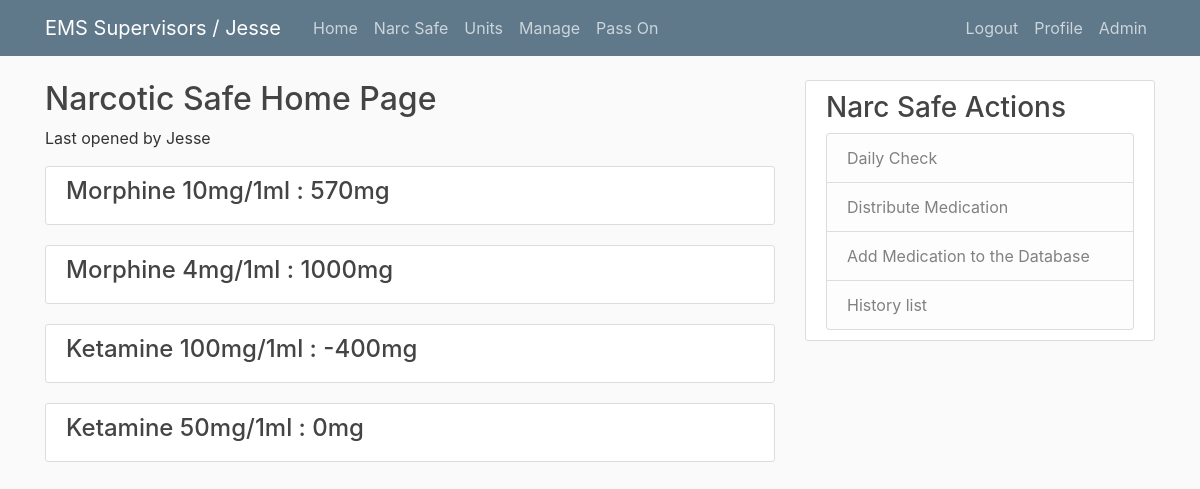
The app's page /safe/ (signed in) with its own data.
### safe/models.py (models this page shows, shortened)
class Safe(models.Model):
    user = models.ForeignKey(User, on_delete=models.PROTECT)
    date_created = models.DateTimeField(auto_now=True)
    drug_name = models.ForeignKey('components.Drug', related_name='drug_remove', on_delete=models.PROTECT, default=0, limit_choices_to={'is_active_safe': True}, blank=True, null=True)
    amount_removed = models.IntegerField(blank=True, null=True)
    amount_added = models.IntegerField(blank=True, null=True)
    amount_in_safe = models.IntegerField(blank=True, null=True)
    incident_number = models.CharField(max_length=20, default='', blank=True)
    patient_name = models.CharField(max_length=20, default='', blank=True)
    medic_unit = models.ForeignKey('components.MedicUnit', related_name='medic_unit', on_delete=models.PROTECT, blank=True, null=True)
    free_text = models.TextField(default='', blank =True)
    class Meta:
        permissions = (
            ('can_view', "View This"),
            ('can_add', 'Add to the Safe')
            )
    def calc_total(self):
        add = 0
        sub = 0
        total = 0
        drugs = {}
        for drug in Drug.objects.all():
            try:
                add_drug = self.objects.filter(drug_name__name=drug).aggregate(Sum('amount_added'))
                if add_drug['amount_added__sum'] == None:
                    add_drug['amount_added__sum'] = 0
                add+=add_drug['amount_added__sum']
                sub_drug = self.objects.filter(drug_name__name=drug).aggregate(Sum('amount_removed'))
                if sub_drug['amount_removed__sum'] == None:
                    sub_drug['amount_removed__sum'] = 0
                sub+=sub_drug['amount_removed__sum']
                total = add-sub
                drugs.update({drug:total})
                add=0
                sub=0
                total=0
            except:
                continue
        return drugs

### components/models.py (models this page shows, shortened)
class Drug(models.Model):
    name = models.CharField(max_length=40)
    image = models.ImageField(default='default_drug.png', upload_to='drug_pics')
    is_active_safe = models.BooleanField(default=True)
    is_active_unit = models.BooleanField(default=True)
    def __str__(self):
        return self.name

### safe/views.py (the view)
# urls.py: path('safe/', safe_home_view, name='safe_home_view'),
@login_required
@permission_required('safe.can_view')
def safe_home_view(request):
    drugs = Safe.calc_total(Safe)
    checked = Safe.objects.last()
    context = {'drugs' : drugs, 'checked': checked}
    return render(request, 'safe/safe_home.html', context)

### templates/safe/safe_home.html
{% extends 'safe/safe_base.html' %}
{% block content %}
<div>
    <h2>Narcotic Safe Home Page</h2>
    <p>Last opened by {{ checked.user|title }}
    {% for key, value in drugs.items %}
    {% if key.is_active_safe %}
        <article class="media content-section">
            <div class="media-body">
                <h4 class="article-title">{{ key }} : {{ value }}mg</h4>
            </div>
            </article>
    {% endif %}
    {% endfor %}
</div>
{% endblock %}

### templates/base.html (shortened to what this page needs)
{% load static %}
<!DOCTYPE html>
<html lang="en">
<head>
    <link rel="stylesheet" href="https://maxcdn.bootstrapcdn.com/bootstrap/4.0.0/css/bootstrap.min.css">
    <link rel="stylesheet" type="text/css" href="{% static 'blog/main.css' %}">
</head>
<body>
    <header class="site-header">
        <nav class="navbar navbar-expand-md navbar-dark bg-steel fixed-top">
            <div class="container">
            {% if request.user.is_anonymous == True %}
            <a class="navbar-brand mr-4" href="/">EMS Supervisors / Logged Out</a>
            {% else %}
            <a class="navbar-brand mr-4" href="/">EMS Supervisors / {{ request.user|title }}</a>
            {% endif %}
            <div class="collapse navbar-collapse" id="navbarToggle">
                <div class="navbar-nav mr-auto">
                <a class="nav-item nav-link" href="{% url 'home' %}">Home</a>
                <a class="nav-item nav-link" href="{% url 'safe_home_view' %}">Narc Safe</a>
                <a class="nav-item nav-link" href="{% url 'check_home_view' %}">Units</a>
                <a class="nav-item nav-link" href="{% url 'component_home_view' %}">Manage</a>
                <a class="nav-item nav-link" href="{% url 'blog' %}">Pass On</a>
                </div>
                <div class="navbar-nav">
                {% if user.is_authenticated %}
                    <a class="nav-item nav-link" href="{% url 'logout' %}">Logout</a>
                    <a class="nav-item nav-link" href="{% url 'profile' %}">Profile</a>
                    <a class="nav-item nav-link" href="/admin">Admin</a>
                {% else %}
                    <a class="nav-item nav-link" href="{% url 'login' %}">Login</a>
                    <a class="nav-item nav-link" href="{% url 'register' %}">Register</a>
                {% endif %}
                </div>
            </div>
            </div>
        </nav>
    </header>
    <main role="main" class="container">
        <div class="row">
            <div class="col-md-8">
            {% block content %}{% endblock %}
            </div>
            {% if request.get_full_path == '/' %}
                <div class="col-md-4">
                <div class="content-section">
                    <h3>Additional Information</h3>
                    <p class='text-muted'>You can put any information here you'd like.
                    <ul class="list-group">
                        <li class="list-group-item list-group-item-light">Latest Posts</li>
                        <li class="list-group-item list-group-item-light">Announcements</li>
                        <li class="list-group-item list-group-item-light">Calendars</li>
                        <li class="list-group-item list-group-item-light">etc</li>
                    </ul>
                    </p>
            {% else %}
                {% block content_too %}
                {% endblock %}
            {% endif %}
            </div>
            </div>
        </div>
        </main>
</body>
</html>

### blog/static/blog/main.css (style rules this page uses)
body { background: #fafafa; color: #333333; margin-top: 5rem; }
h1, h2, h3, h4, h5, h6 { color: #444444; }
.bg-steel { background-color: #5f788a; }
.site-header .navbar-nav .nav-link { color: #cbd5db; }
.content-section { background: #ffffff; padding: 10px 20px; border: 1px solid #dddddd; border-radius: 3px; margin-bottom: 20px; }
.article-title { color: #444444; }

### records on screen
Safe: user "Jesse"
Drug: name "Morphine 10mg/1ml", value "570"
Drug: name "Morphine 4mg/1ml", value "1000"
Drug: name "Ketamine 100mg/1ml", value "-400"
Drug: name "Ketamine 50mg/1ml", value "0"

### other values on screen
{{ request.user|title }} "Jesse"
